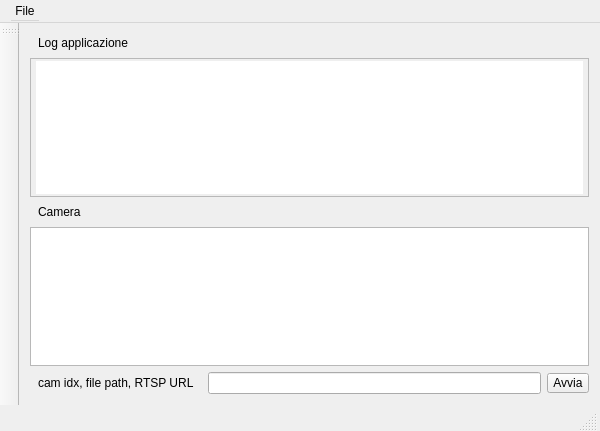
<?xml version="1.0" encoding="UTF-8"?>
<ui version="4.0">
 <class>StockhouseManager</class>
 <widget class="QMainWindow" name="StockhouseManager">
  <property name="geometry">
   <rect>
    <x>0</x>
    <y>0</y>
    <width>600</width>
    <height>431</height>
   </rect>
  </property>
  <property name="windowTitle">
   <string>StockhouseManager</string>
  </property>
  <property name="styleSheet">
   <string notr="true">padding: 2px 5px</string>
  </property>
  <widget class="QWidget" name="centralWidget">
   <layout class="QVBoxLayout" name="verticalLayout">
    <item>
     <widget class="QLabel" name="label">
      <property name="text">
       <string>Log applicazione</string>
      </property>
     </widget>
    </item>
    <item>
     <widget class="QTextEdit" name="textEdit">
      <property name="enabled">
       <bool>true</bool>
      </property>
      <property name="frameShadow">
       <enum>QFrame::Sunken</enum>
      </property>
      <property name="lineWidth">
       <number>1</number>
      </property>
     </widget>
    </item>
    <item>
     <widget class="QLabel" name="label_3">
      <property name="text">
       <string>Camera</string>
      </property>
     </widget>
    </item>
    <item>
     <widget class="QGraphicsView" name="graphicsView"/>
    </item>
    <item>
     <layout class="QHBoxLayout" name="horizontalLayout_2">
      <item>
       <widget class="QLabel" name="label_2">
        <property name="text">
         <string>cam idx, file path, RTSP URL</string>
        </property>
       </widget>
      </item>
      <item>
       <widget class="QLineEdit" name="lineEdit"/>
      </item>
      <item>
       <widget class="QPushButton" name="btnAvvia">
        <property name="styleSheet">
         <string notr="true"/>
        </property>
        <property name="text">
         <string>Avvia</string>
        </property>
       </widget>
      </item>
     </layout>
    </item>
    <item>
     <layout class="QHBoxLayout" name="horizontalLayout"/>
    </item>
   </layout>
  </widget>
  <widget class="QMenuBar" name="menuBar">
   <property name="geometry">
    <rect>
     <x>0</x>
     <y>0</y>
     <width>600</width>
     <height>28</height>
    </rect>
   </property>
   <widget class="QMenu" name="menuFile">
    <property name="title">
     <string>File</string>
    </property>
   </widget>
   <addaction name="menuFile"/>
  </widget>
  <widget class="QToolBar" name="mainToolBar">
   <attribute name="toolBarArea">
    <enum>LeftToolBarArea</enum>
   </attribute>
   <attribute name="toolBarBreak">
    <bool>false</bool>
   </attribute>
  </widget>
  <widget class="QStatusBar" name="statusBar"/>
 </widget>
 <layoutdefault spacing="6" margin="11"/>
 <resources/>
 <connections/>
</ui>
